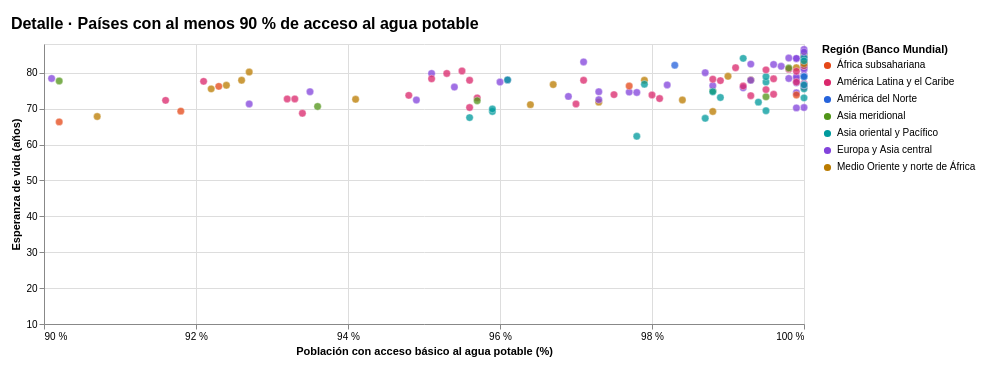

The notebook cell saved with this chart:
### Code cell
# Detalle de países con entre 90 % y 100 % de acceso.
x_detalle_agua = alt.X(
    "valor:Q", title="Población con acceso básico al agua potable (%)",
    scale=alt.Scale(type="linear", domain=[90, 100], nice=False),
    axis=alt.Axis(values=[90, 92, 94, 96, 98, 100], labelExpr="datum.value + ' %'"),
)
acceso_alto = (alt.datum.valor >= 90) & (alt.datum.valor <= 100)
puntos_detalle_agua = puntos_agua.transform_filter(acceso_alto).encode(x=x_detalle_agua)
nombre_detalle_agua = nombre_recorrido.transform_filter(acceso_alto).encode(x=x_detalle_agua)

detalle_agua = (puntos_detalle_agua + nombre_detalle_agua).add_params(
    anio_agua, buscar_agua,
).properties(
    width=ANCHO, height=280,
    padding={"top": 16, "left": 10, "right": 16, "bottom": 10},
    title=alt.Title(
        "Detalle · Países con al menos 90 % de acceso al agua potable",
        anchor="start", fontSize=16, offset=12,
    ),
)
detalle_agua

### Figure 1 — Vega-Lite specification as saved in the notebook (floating-point values rounded to 4 significant figures; data arrays with more than 128 entries replaced by an {"elided": "..."} marker saying what was removed)
{"config": {"view": {"continuousWidth": 300, "continuousHeight": 300}}, "layer": [{"mark": {"type": "circle", "size": 55, "stroke": "white", "strokeWidth": 0.45}, "encoding": {"color": {"field": "region", "legend": {"labelLimit": 230, "orient": "right", "symbolOpacity": 1, "symbolSize": 75}, "scale": {"domain": ["África subsahariana", "América Latina y el Caribe", "América del Norte", "Asia meridional", "Asia oriental y Pacífico", "Europa y Asia central", "Medio Oriente y norte de África"], "range": ["#e54818", "#da286c", "#2663db", "#519518", "#009a9d", "#8243db", "#ba7b00"]}, "title": "Región (Banco Mundial)", "type": "nominal"}, "opacity": {"condition": [{"test": "length(buscar_agua) > 1 && indexof(lower(datum.pais), lower(buscar_agua)) >= 0", "value": 1}, {"test": "length(buscar_agua) > 1", "value": 0.18}], "value": 0.76}, "tooltip": [{"field": "pais", "title": "País", "type": "nominal"}, {"field": "region", "title": "Región", "type": "nominal"}, {"field": "anio", "format": "d", "title": "Año", "type": "quantitative"}, {"field": "valor", "format": ".1f", "title": "Acceso básico a agua (% de la población)", "type": "quantitative"}, {"field": "vida", "format": ".1f", "title": "Esperanza de vida (años)", "type": "quantitative"}], "x": {"axis": {"labelExpr": "datum.value + ' %'", "values": [90, 92, 94, 96, 98, 100]}, "field": "valor", "scale": {"domain": [90, 100], "nice": false, "type": "linear"}, "title": "Población con acceso básico al agua potable (%)", "type": "quantitative"}, "y": {"field": "vida", "scale": {"domain": [10, 88], "nice": false}, "title": "Esperanza de vida (años)", "type": "quantitative"}}, "transform": [{"filter": "(datum.anio === anio_agua)"}, {"filter": "((datum.valor >= 90) && (datum.valor <= 100))"}]}, {"mark": {"type": "text", "align": "right", "dx": -8, "dy": -8, "fontWeight": "bold"}, "encoding": {"text": {"field": "pais", "type": "nominal"}, "x": {"axis": {"labelExpr": "datum.value + ' %'", "values": [90, 92, 94, 96, 98, 100]}, "field": "valor", "scale": {"domain": [90, 100], "nice": false, "type": "linear"}, "title": "Población con acceso básico al agua potable (%)", "type": "quantitative"}, "y": {"field": "vida", "scale": {"domain": [10, 88], "nice": false}, "title": "Esperanza de vida (años)", "type": "quantitative"}}, "transform": [{"filter": "(datum.anio === anio_agua)"}, {"filter": "length(buscar_agua) > 1 && indexof(lower(datum.pais), lower(buscar_agua)) >= 0"}, {"filter": "((datum.valor >= 90) && (datum.valor <= 100))"}]}], "data": {"name": "data-a9a295b9e603c8e3d8481079f0c272f7"}, "height": 280, "padding": {"top": 16, "left": 10, "right": 16, "bottom": 10}, "params": [{"name": "anio_agua", "bind": {"input": "range", "max": 2024, "min": 2000, "name": "Año: ", "step": 1}, "value": 2024}, {"name": "buscar_agua", "bind": {"input": "search", "name": "Buscar un país: ", "placeholder": "Ej.: Argentina"}, "value": ""}], "title": {"text": "Detalle · Países con al menos 90 % de acceso al agua potable", "anchor": "start", "fontSize": 16, "offset": 12}, "width": 760, "$schema": "https://vega.github.io/schema/vega-lite/v6.4.1.json", "datasets": {"data-a9a295b9e603c8e3d8481079f0c272f7": {"elided": "5209 records"}}}
